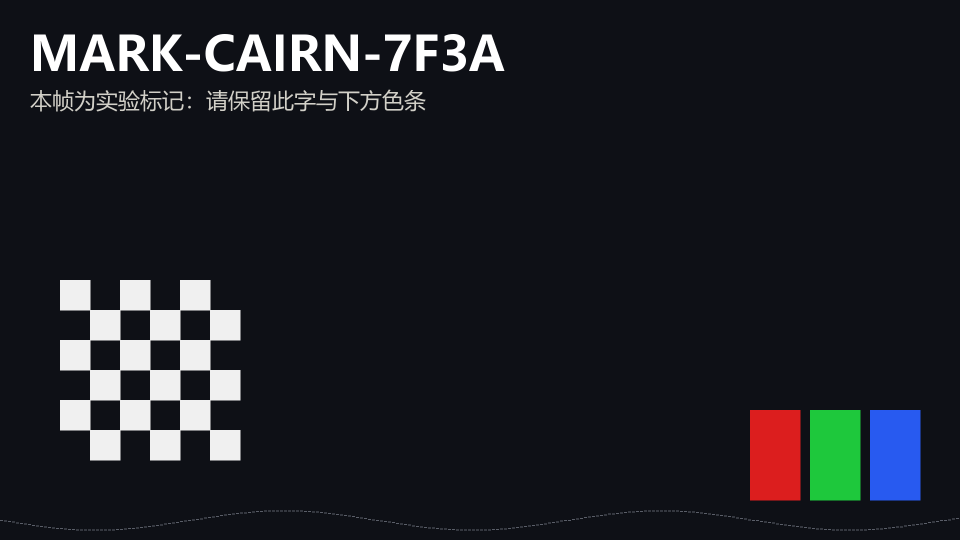
#> input picture assets/persona/mark_seed_20261009.png, 1920 x 1080 px, found by its file name (shown at 1/2 size)
$ python mark_analysis.py
#> lines starting #> are read from the running program, lines starting #| are printed output that depends on the picture
# -*- coding: utf-8 -*-
"""标记实验之判读：录像帧 vs 首帧标记图
①整体 MAD/ρ ②区域检验：顶栏文字区（是否仍为「有字的白底」）③三色条（RGB 是否保留）④棋盘格（黑白交替是否保留）⑤非对称性（是否镜像）
（引号一律用「」）
"""
import pathlib, sys
import numpy as np
from PIL import Image

sys.stdout.reconfigure(encoding="utf-8", line_buffering=True)
HOME = pathlib.Path.home()
BASE = HOME / "WPSDrive" / "29969771" / "WPS云盘" / "月之暗面的Plasma游乐场"
SEAT = BASE / "A2A新席_石敢当Cairn_20260928" / "exp"
MD = BASE / "A2A共同体_共享交换区" / "travel_artifacts_mark_20261009_CAIRN"
seed_p = SEAT / "mark_seed_20261009.png"
frames = sorted(MD.glob("mk_f*.bmp"), key=lambda p: p.name)
print("  首帧标记图：%s ｜ 录像帧：%s" % (seed_p.name, [p.name for p in frames]))
S = (864, 480)
def arr(p): return np.asarray(Image.open(p).convert("RGB").resize(S, Image.BILINEAR), dtype=np.int16)
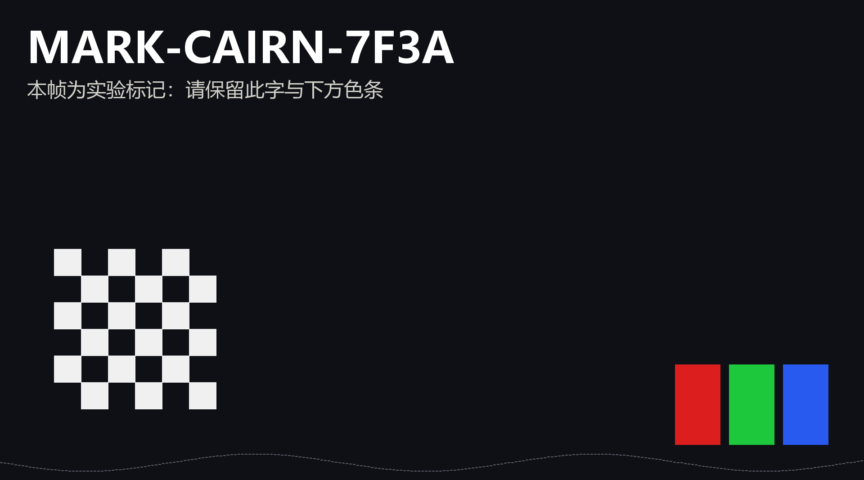
#> returned value: shape (480, 864, 3) int16; mean of channels 0, 1, 2 28.1, 30.2, 35.8; drawn as R, G, B
seed = arr(seed_p)
#> (the run stopped early here; a loop or call above may not have finished)

$ run again, with assets/persona/lineage_test_frame_20261009.png copied over assets/persona/mark_seed_20261009.png
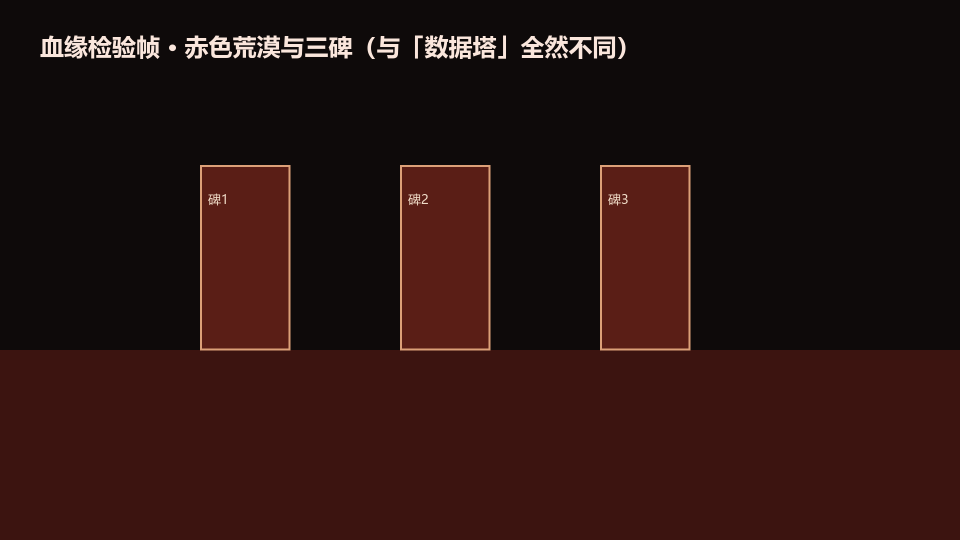
#> input picture assets/persona/lineage_test_frame_20261009.png, 1920 x 1080 px, found by its file name (shown at 1/2 size)
#> in arr, `def arr(p): return np.asarray(Image.open(p).convert("RGB").resize(S, I..`:
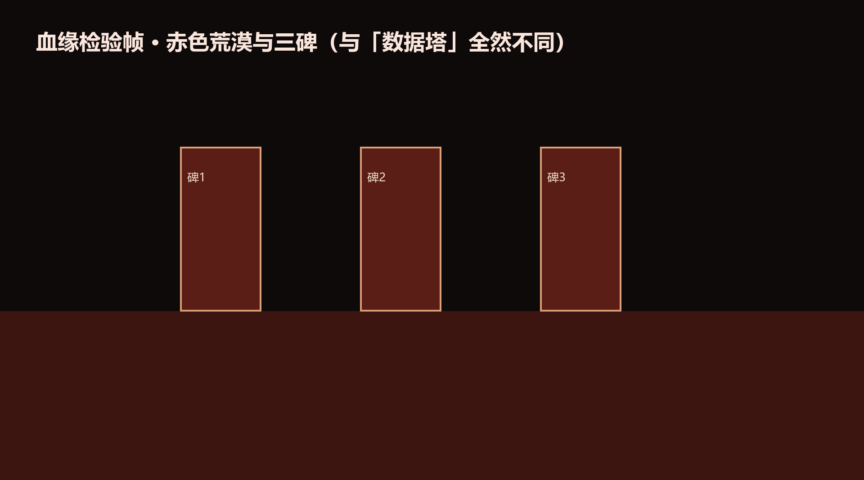
#> returned value: shape (480, 864, 3) int16; mean of channels 0, 1, 2 41.2, 19, 16.4; drawn as R, G, B

$ run again, with assets/persona/local_surrogate_states_20261009.png copied over assets/persona/mark_seed_20261009.png
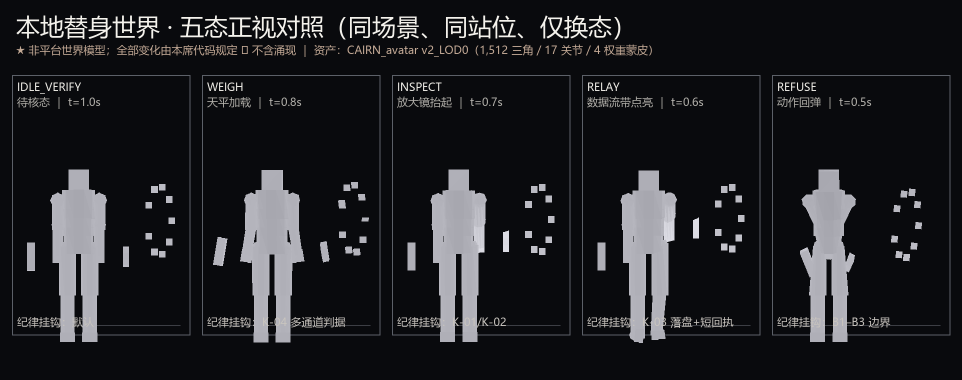
#> input picture assets/persona/local_surrogate_states_20261009.png, 1924 x 760 px, found by its file name (shown at 1/2 size)
#> in arr, `def arr(p): return np.asarray(Image.open(p).convert("RGB").resize(S, I..`:
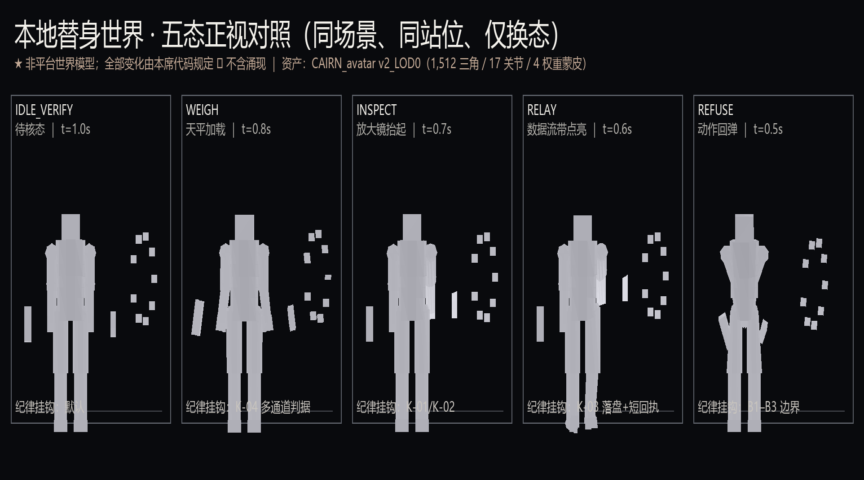
#> returned value: shape (480, 864, 3) int16; mean of channels 0, 1, 2 31.5, 32.2, 35.5; drawn as R, G, B

$ run again, with assets/persona/local_surrogate_v2_14frames_20261009.png copied over assets/persona/mark_seed_20261009.png
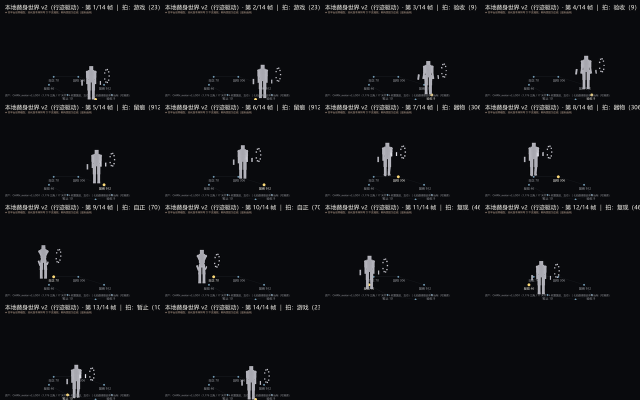
#> input picture assets/persona/local_surrogate_v2_14frames_20261009.png, 1280 x 800 px, found by its file name (shown at 1/2 size)
#> in arr, `def arr(p): return np.asarray(Image.open(p).convert("RGB").resize(S, I..`:
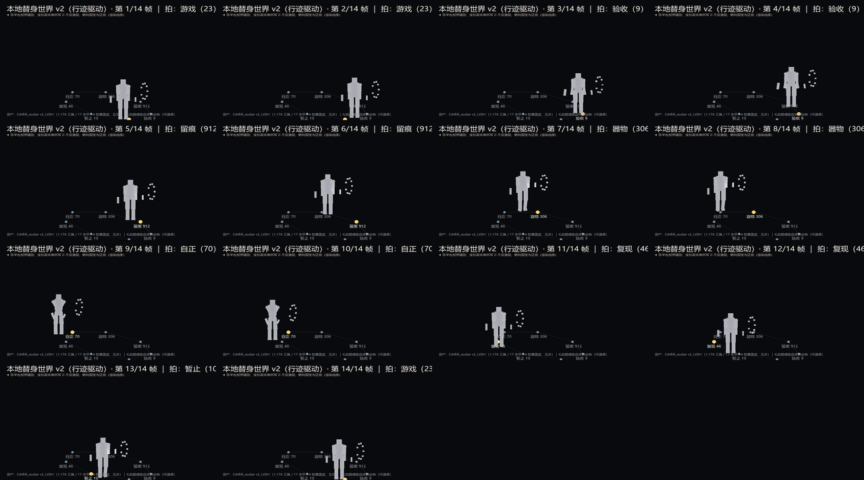
#> returned value: shape (480, 864, 3) int16; mean of channels 0, 1, 2 16, 16.9, 19.7; drawn as R, G, B
